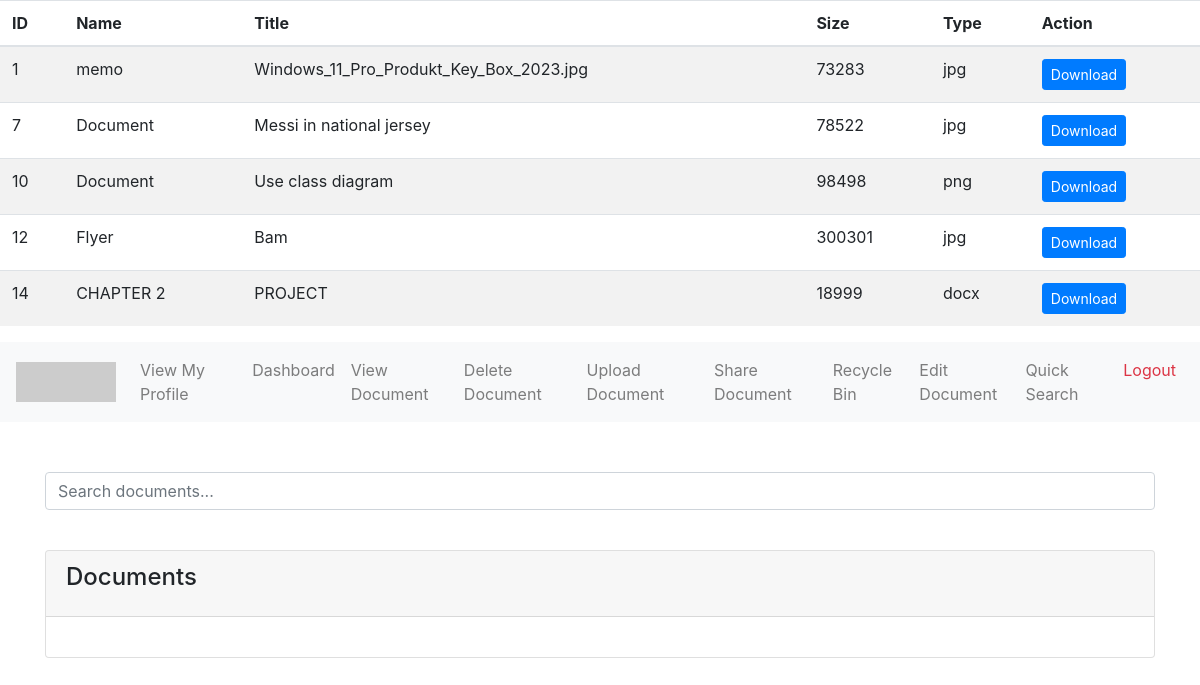
/search_documents.php, run on the app's committed database.
### tables this page shows
CREATE TABLE `document` (
  `id` int(15) NOT NULL,
  `dname` varchar(30) DEFAULT NULL,
  `dtitle` varchar(80) DEFAULT NULL,
  `downer` int(15) DEFAULT NULL,
  `dsize1` varchar(15) DEFAULT NULL,
  `dsize2` varchar(10) DEFAULT NULL,
  `dtype` varchar(30) DEFAULT NULL,
  `daccess` varchar(30) DEFAULT NULL,
  `ddate` date DEFAULT NULL,
  `dtime` time DEFAULT NULL,
  `ddept` varchar(30) DEFAULT NULL,
  `ddept2` varchar(30) DEFAULT NULL,
  `dstatus` varchar(30) DEFAULT NULL,
  `dencrypt` varchar(60) DEFAULT NULL,
  `dpath` varchar(150) DEFAULT NULL,
  `deditdate` date DEFAULT NULL,
  `dedittime` time DEFAULT NULL,
  `dcomment` varchar(300) DEFAULT NULL
);

### search_documents.php (the view, shortened to what this page needs)
<?php
include 'config.php';
$search = isset($_GET['search']) ? $_GET['search'] : '';
$search = $conn->real_escape_string($search);
$sql = "SELECT id, dname, dtitle, dsize1 AS dsize, dtype, dpath
        FROM Document
        WHERE dname LIKE ? OR dtitle LIKE ?";
$stmt = $conn->prepare($sql);
$searchParam = '%' . $search . '%';
$stmt->bind_param('ss', $searchParam, $searchParam);
if ($stmt->execute()) {
    $result = $stmt->get_result();
    if ($result->num_rows > 0) {
        echo '<table class="table table-striped">';
        echo '<thead><tr><th>ID</th><th>Name</th><th>Title</th><th>Size</th><th>Type</th><th>Action</th></tr></thead>';
        echo '<tbody>';
        while ($row = $result->fetch_assoc()) {
            echo '<tr>';
            echo '<td>' . htmlspecialchars($row['id']) . '</td>';
            echo '<td>' . htmlspecialchars($row['dname']) . '</td>';
            echo '<td>' . htmlspecialchars($row['dtitle']) . '</td>';
            echo '<td>' . htmlspecialchars($row['dsize']) . '</td>';
            echo '<td>' . htmlspecialchars($row['dtype']) . '</td>';
            echo '<td><a href="' . htmlspecialchars($row['dpath']) . '" class="btn btn-primary btn-sm" download>Download</a></td>';
            echo '</tr>';
        }
        echo '</tbody>';
        echo '</table>';
    } else {
        echo '<p>No documents found.</p>';
    }
} else {
    echo '<p>Error executing SQL query.</p>';
}
?>
<!DOCTYPE html>
<html lang="en">
<head>
    <link href="styles.css" rel="stylesheet">
    <link href="https://stackpath.bootstrapcdn.com/bootstrap/4.5.2/css/bootstrap.min.css" rel="stylesheet">
</head>
<body>
    <?php include 'navbar.php'; ?>
    <div class="container">
        <div class="row">
            <div class="col-md-12 search-bar">
                <input type="text" id="searchInput" class="form-control" placeholder="Search documents..." onkeyup="searchDocuments()">
            </div>
        </div>
        <div class="row documents-table">
            <div class="col-md-12">
                <div class="card">
                    <div class="card-header">
                        <h4 class="card-title">Documents</h4>
                    </div>
                    <div class="card-body">
                    </div>
                </div>
            </div>
        </div>
    </div>
</body>
</html>

### navbar.php (shortened to what this page needs)
<nav class="navbar navbar-expand-lg navbar-light bg-light">
      <a class="navbar-brand" href="#">
          <img src="https://via.placeholder.com/100x40" alt="Brand Logo">
      </a>
      <div class="collapse navbar-collapse" id="navbarNav">
          <ul class="navbar-nav">
              <li class="nav-item">
                  <a class="nav-link" href="profile.php">View My Profile</a>
              </li>
              <li class="nav-item">
                  <a class="nav-link" href="dashboard.php">Dashboard</a>
              </li>
              <li class="nav-item">
                  <a class="nav-link" href="download_document.php">View Document</a>
              </li>
              <li class="nav-item">
                  <a class="nav-link" href="delete_document.php">Delete Document</a>
              </li>
              <li class="nav-item">
                  <a class="nav-link" href="upload_document.php">Upload Document</a>
              </li>
              <li class="nav-item">
                  <a class="nav-link" href="share_document.php">Share Document</a>
              </li>
              <li class="nav-item">
                  <a class="nav-link" href="recycle_bin.php">Recycle Bin</a>
              </li>
              <li class="nav-item">
                  <a class="nav-link" href="http://localhost/document/download_document.php">Edit Document</a>
              </li>
              <li class="nav-item">
                  <a class="nav-link" href="search_documents.php">Quick Search</a>
              </li>
              <li class="nav-item">
                  <a class="nav-link text-danger" href="logout.php">Logout</a>
              </li>
          </ul>
      </div>
  </nav>

### styles.css (style rules this page uses)
body { background-image: url('https://www.example.com/path/to/your/background-image.jpg'); background-size: cover; background-position: center; background-attachment: fixed; font-family: Arial, sans-serif; color: #333; margin: 0; padding: 0; }
.container { padding-top: 50px; }
.form-control { border-radius: 4px; }
.btn-primary { background-color: #007bff; border-color: #007bff; }

### search_documents.php (style rules this page uses)
.search-bar { margin-bottom: 20px; }
.documents-table { margin-top: 20px; }

### data on the page
document: id "1", dname "memo", dtitle "Windows_11_Pro_Produkt_Key_Box_2023.jpg", dsize1 "73283", dtype "jpg"
document: id "7", dname "Document", dtitle "Messi in national jersey", dsize1 "78522", dtype "jpg"
document: id "10", dname "Document", dtitle "Use class diagram", dsize1 "98498", dtype "png"
document: id "12", dname "Flyer", dtitle "Bam", dsize1 "300301", dtype "jpg"
document: id "14", dname "CHAPTER 2", dtitle "PROJECT", dsize1 "18999", dtype "docx"
